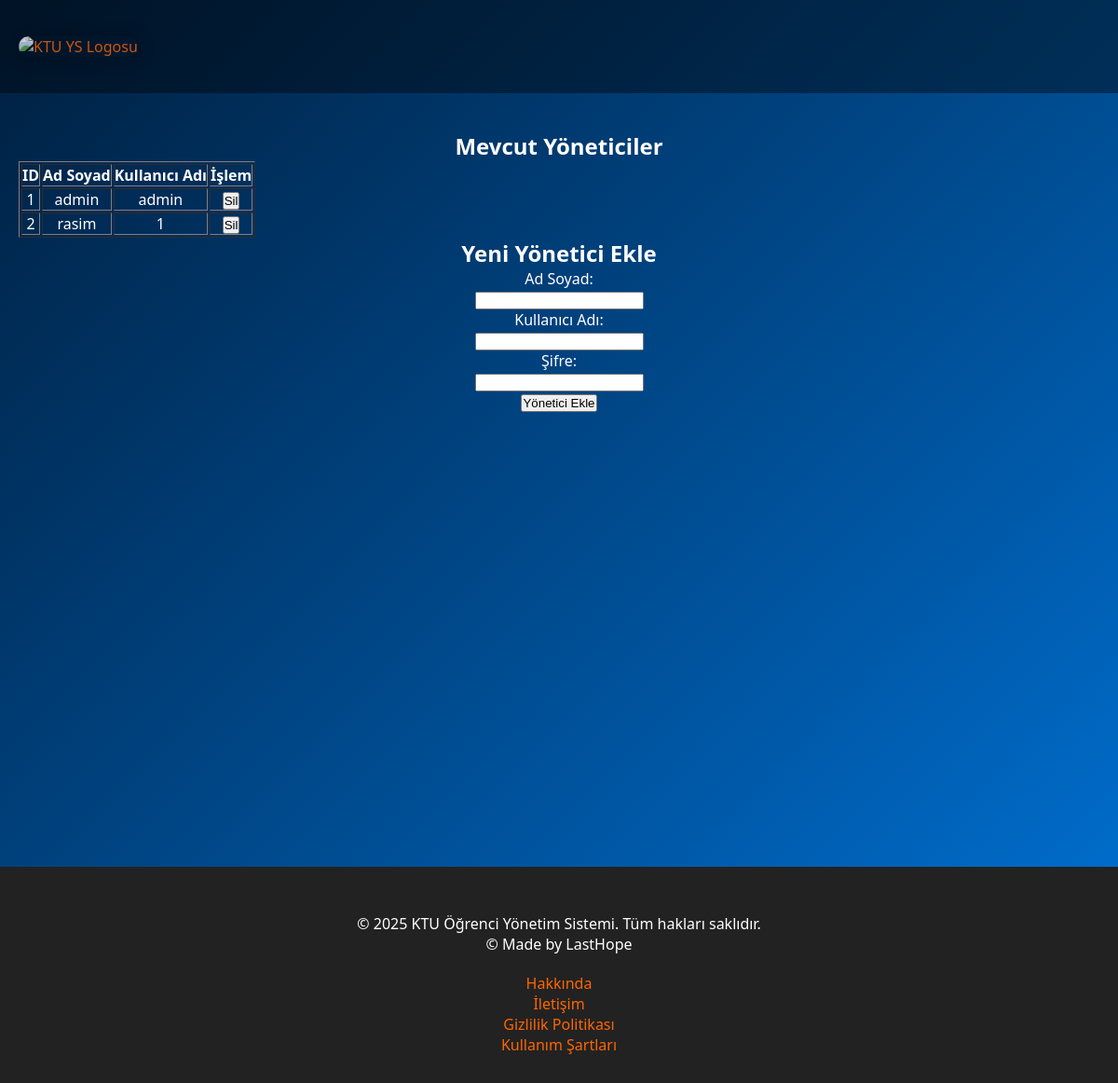
Screenshot of /yoneticiekle (signed in) with the database file from the repository.
### models.py (models this page shows)
class Yonetici(db.Model):
    __tablename__ = 'yonetici'
    yID = db.Column(db.Integer, primary_key=True, autoincrement=True)
    AdSoyad = db.Column(db.String, nullable=False)
    kullanici_adi = db.Column(db.String, nullable=False, unique=True)
    sifre = db.Column(db.String, nullable=False)

### app.py (the view)
@app.route('/yoneticiekle')
def yoneticiekle():
    if 'rol' not in session or session['rol'] != 'yonetici':
        flash("Yetkisiz erişim.")
        return redirect(url_for('ygiris'))
    yoneticiler = Yonetici.query.all()
    return render_template('yoneticiekle.html', yoneticiler=yoneticiler)

### templates/yoneticiekle.html (shortened to what this page needs)
<!DOCTYPE html>
<html lang="tr">
<head>
<link rel="stylesheet" href="{{ url_for('static', filename='style.css') }}">
</head>
<body>
  <header class="header">
    <div class="logo-container"><a href="index.php">
    <img src="https://pu.ktu.edu.tr/pluginfile.php/1/theme_remui/logo/1713768117/KT%C3%9C%20Logo%201A.png" alt="KTU YS Logosu"></a>
    </div>
  </header>
  <div class="container">
<h2>Mevcut Yöneticiler</h2>
<table border="1">
  <tr>
    <th>ID</th>
    <th>Ad Soyad</th>
    <th>Kullanıcı Adı</th>
    <th>İşlem</th>
  </tr>
  {% for yonetici in yoneticiler %}
  <tr>
    <td>{{ yonetici.yID }}</td>
    <td>{{ yonetici.AdSoyad }}</td>
    <td>{{ yonetici.kullanici_adi }}</td>
    <td>
      <form method="POST" action="{{ url_for('yonetici_sil', yID=yonetici.yID) }}" onsubmit="return confirm('Bu yöneticiyi silmek istediğinize emin misiniz?');">
        <button type="submit">Sil</button>
      </form>
    </td>
  </tr>
  {% endfor %}
</table>
<h2>Yeni Yönetici Ekle</h2>
<form method="POST" action="{{ url_for('yonetici_ekle') }}">
    <label>Ad Soyad:</label><br>
    <input type="text" name="AdSoyad" required><br>
    <label>Kullanıcı Adı:</label><br>
    <input type="text" name="kullanici_adi" required><br>
    <label>Şifre:</label><br>
    <input type="password" name="sifre" required><br>
    <input type="submit" value="Yönetici Ekle">
</form>
  </div>
  <footer class="footer">
    <div class="footer-container">
        <p>&copy; 2025 KTU Öğrenci Yönetim Sistemi. Tüm hakları saklıdır.</p>
        <p>&copy; Made by LastHope</p>
    </div>
    <div class="footer-links">
        <p><a href="about.html">Hakkında</a></p>
        <p><a href="contact.html">İletişim</a></p>
        <p><a href="privacy.html">Gizlilik Politikası</a></p>
        <p><a href="terms.html">Kullanım Şartları</a></p>
    </div>
</footer>
</body>
</html>

### static/style.css (style rules this page uses)
* { box-sizing: border-box; margin: 0; padding: 0; }
body { font-family: 'Segoe UI', sans-serif; background: linear-gradient(135deg, #001f3f, #0074D9); color: white; min-height: 100vh; }
.container { width: 100%; height: 800px; justify-content: center; align-items: center; text-align: center; padding: 40px 20px; }
.logo-container { display: flex; gap: 40px; flex-wrap: wrap; justify-content: center; }
.logo-container img { width: 200px; height: 100px; opacity: 0.8; border-radius: 20px; box-shadow: 0 0 20px rgba(0,0,0,0.4); }
.footer { background-color: #222; color: white; padding: 30px 0; text-align: center; margin-top: 30px; }
.footer-container { justify-content: center; padding: 20px; }
.footer-links { justify-content: space-between; }
a { text-decoration: none; color: #ff6600; }
.header { display: flex; justify-content: space-between; align-items: center; background-color: rgba(0, 0, 0, 0.4); padding: 20px; height: 100px; }

### rows the page displays
Yonetici: yID "1", AdSoyad "admin", kullanici_adi "admin"
Yonetici: yID "2", AdSoyad "rasim", kullanici_adi "1"
